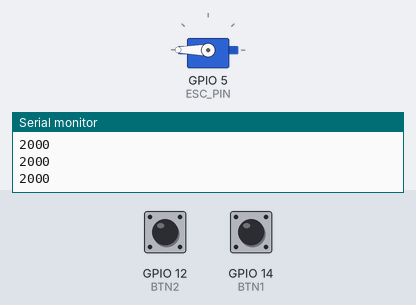
The sketch below on a simulated ESP32. Parts: servo, the last lines printed to the serial monitor. The inputs (shaded band) are chosen by the test bench; at power-on: GPIO 12 (BTN2) HIGH, GPIO 14 (BTN1) HIGH.

Above: at 1.2 s.
1.3 s: GPIO 12 (BTN2) pulled LOW for 0.15 s
At 1.7 s:
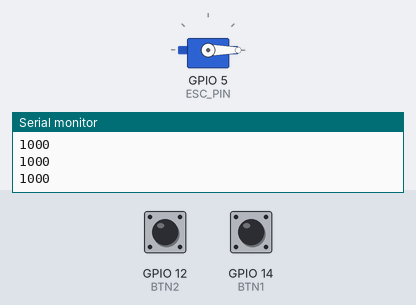
2.9 s: GPIO 14 (BTN1) pulled LOW for 0.15 s
At 4.1 s:
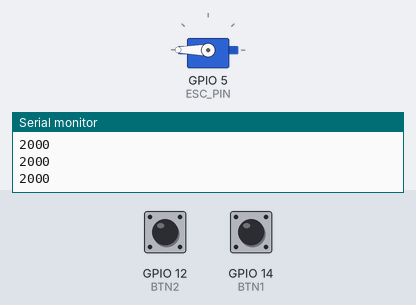
4.5 s: GPIO 12 (BTN2) pulled LOW for 1 s
At 5.5 s:
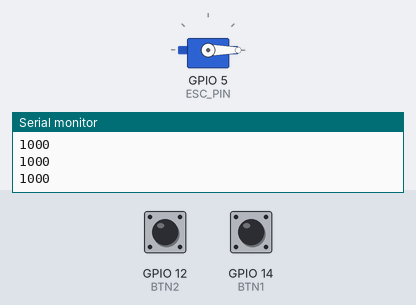
Timing chart, 0 to 7.5 s (numbered marks = the images above; inputs shaded):
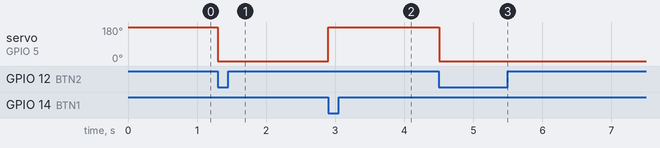

Measured:
- after the input at 1.3 s, servo on GPIO 5 (ESC_PIN): 180° → 0° at once
- after the input at 2.9 s, servo on GPIO 5 (ESC_PIN): 0° → 180° at once
- after the input at 4.5 s, servo on GPIO 5 (ESC_PIN): 180° → 0° at once

The sketch:

ESC_setup.ino
```cpp
#include <ESP32Servo.h>

#define ESC_PIN 5
#define BTN1 14
#define BTN2 12

Servo esc;

bool flag = true;

void setup() {
  Serial.begin(9600);
  esc.setPeriodHertz(50);
  esc.attach(ESC_PIN,1000,2000); // PWM範囲設定（1000〜2000μs)

  pinMode(BTN1,INPUT_PULLUP);
  pinMode(BTN2,INPUT_PULLUP);
}

void loop() {
  if(digitalRead(BTN1) == LOW){
    flag = true;

  }else if(digitalRead(BTN2) == LOW){
    flag = false;
  }

  if(flag){
    esc.writeMicroseconds(2000);
    Serial.println(2000);
  }else{
    esc.writeMicroseconds(1000);
    Serial.println(1000);
  }

}
```
